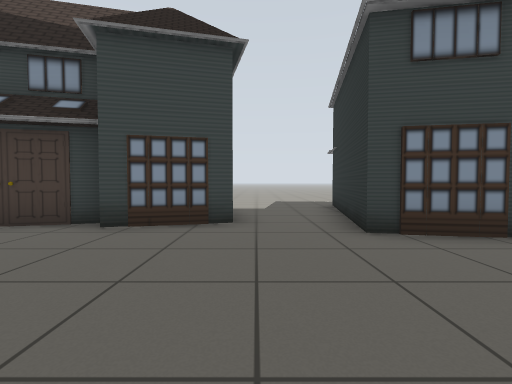
View 1 (above)

24 first-person views from a walk through a world built for the Gazebo simulator. The camera is 0.72 m above the floor, tilts 2° down and sees 85° across. Floor lines are 1 m apart. The floor is counted in squares, 1 m on a side. Each view is taken from the middle of a square. On the plan, view 1 faces up. The plan holds only what a view shows up to about 10 squares ahead; the rest is blank. The place goes on beyond the plan. Some stock models are drawn as simple stand-ins.

View 2
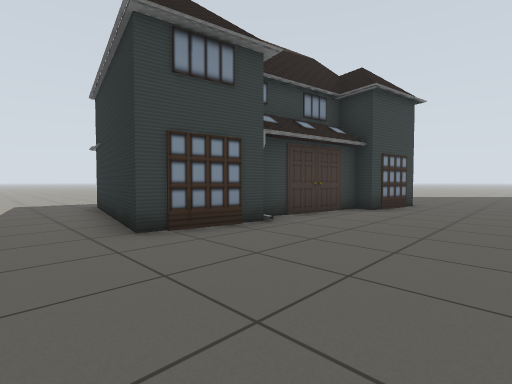

View 3
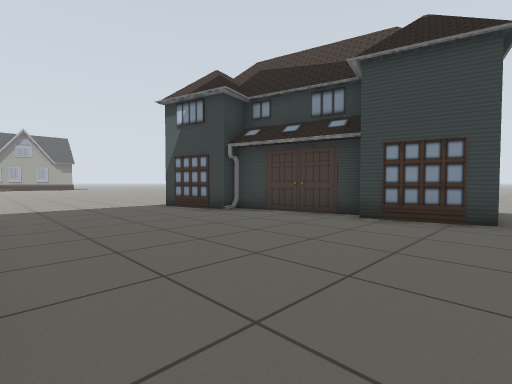

View 4
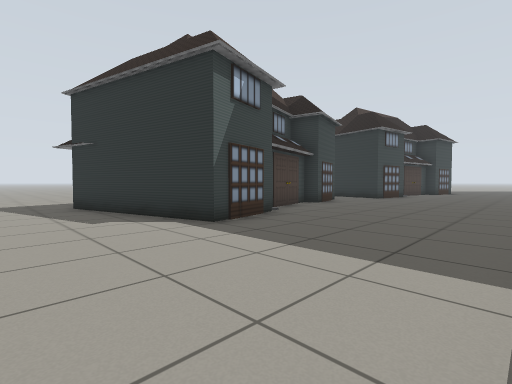

View 5
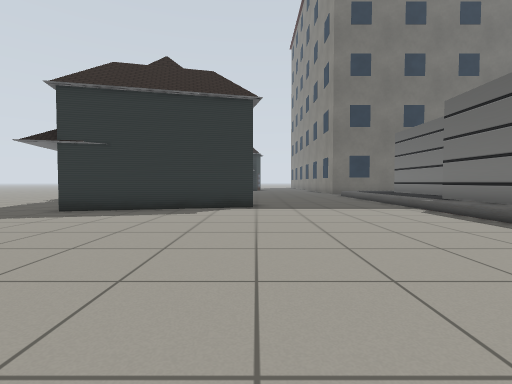

View 6
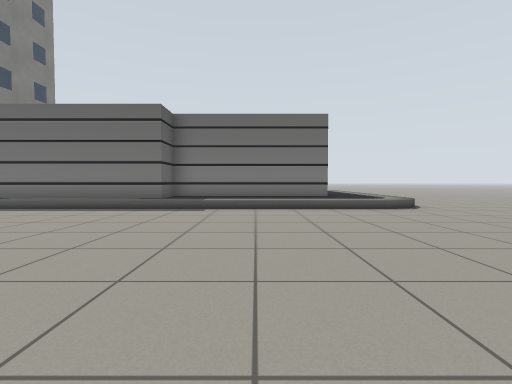

View 7
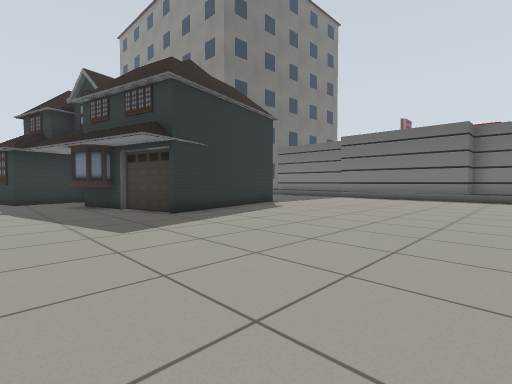

View 8
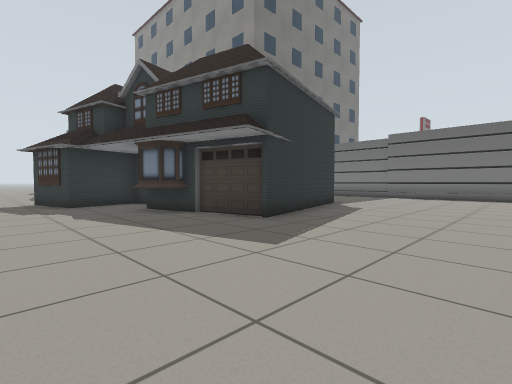

View 9
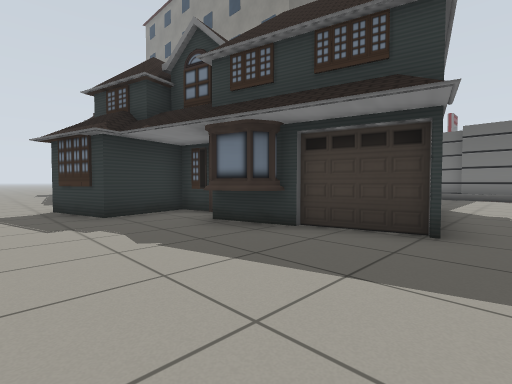

View 10
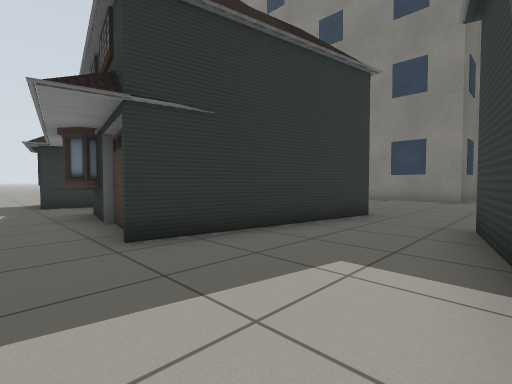

View 11
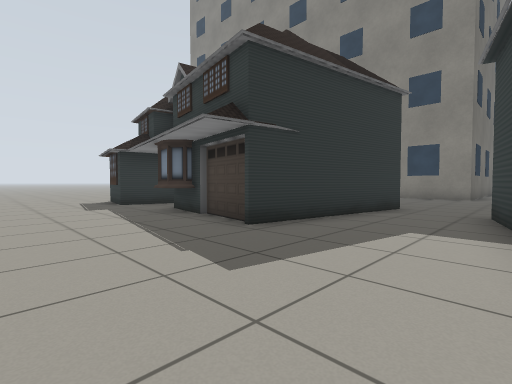

View 12
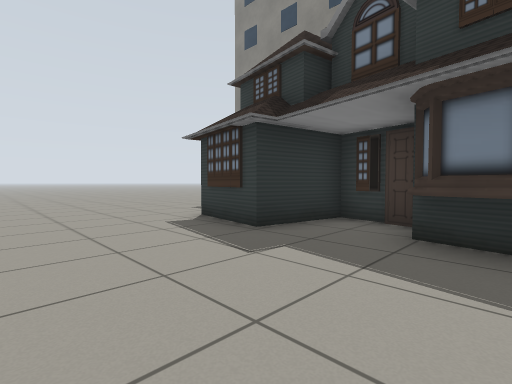

View 13
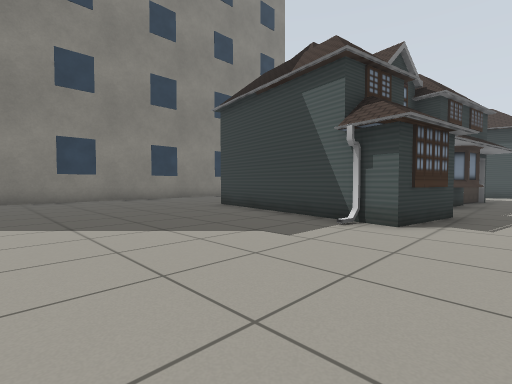

View 14
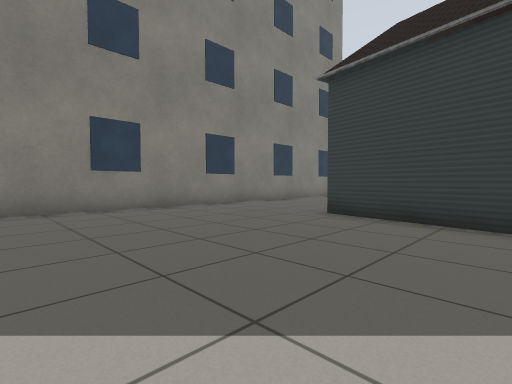

View 15
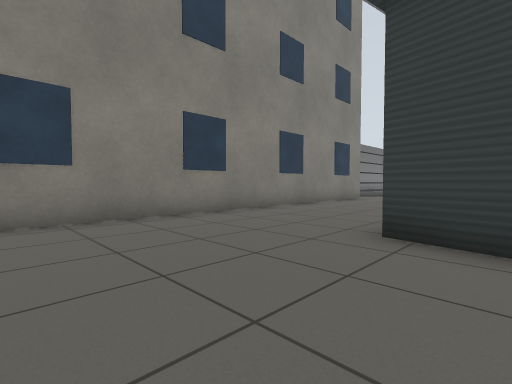

View 16
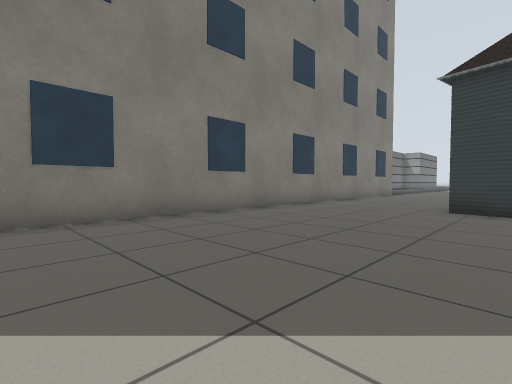

View 17
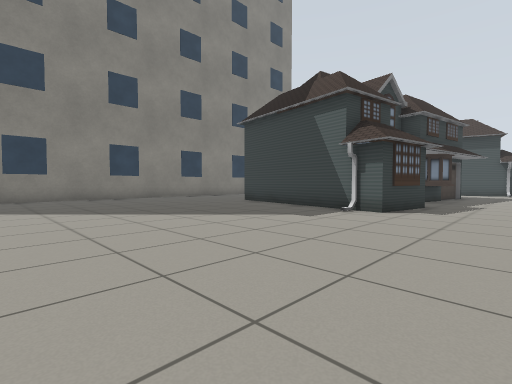

View 18
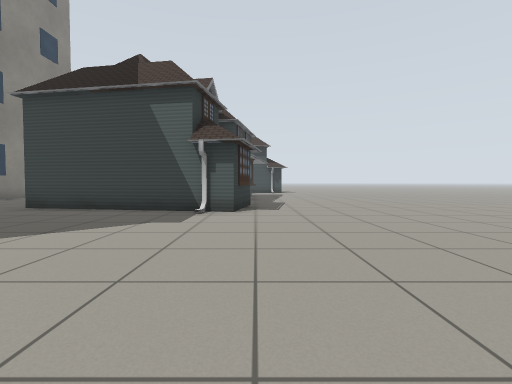

View 19
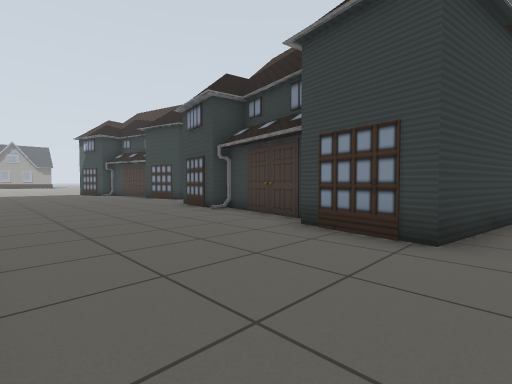

View 20
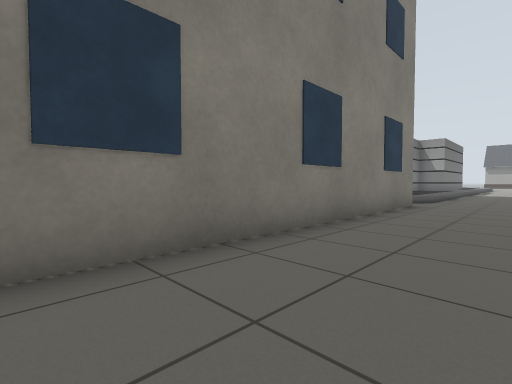

View 21
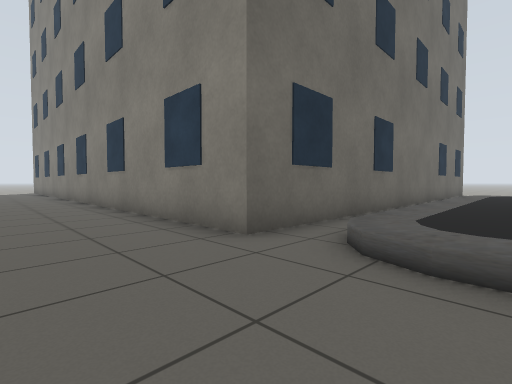

View 22
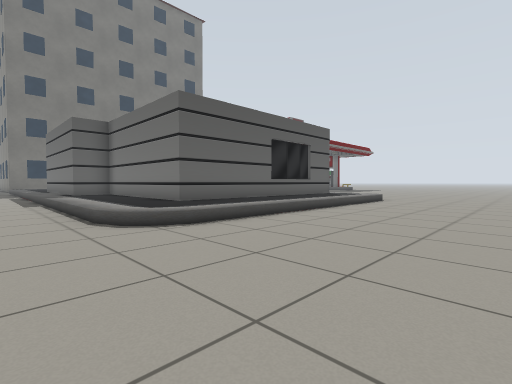

View 23
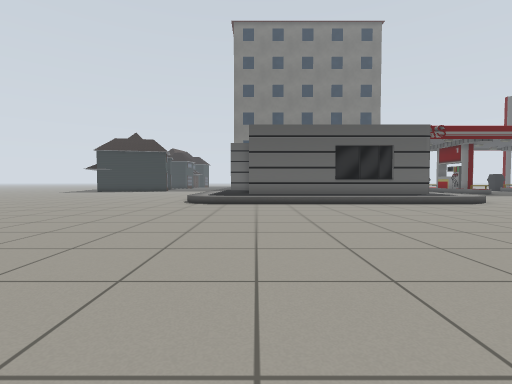

View 24
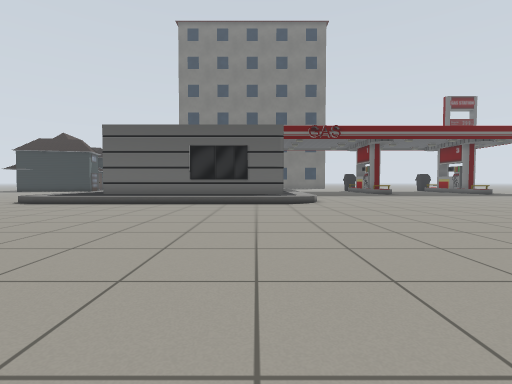

### Floor plan
Key: @ floor where view 1 was taken; # wall or solid block; . floor; = window, fence, low wall or low ledge; H house; B building.
Columns run from 30 left of view 1 to 17 right of it. Each row starts with its distance up from view 1.
 12                  ............................
 11                ............HH...................
 10                ..........HHHH...................
  9                ......HHHHHHHH....HHHHHHHH.......
  8                ......HHHHHHHH ..HHHHHHHHH.......
  7                ......HHHH  H.H..HHHHHHHHH.......
  6               ........    HHHH..H     HHH.......
  5              .........H HHHHHH..HHHHHHH.........
  4          .. ..........HHHHH.....HHHHHHHH........
  3        ...............H..............HHH........
  2       ..........................................
  1      ...........................................
  0     ..........................@.................
 -1    .............................................
 -2   ........=======######==   ==.BBBBBBBBBBBBBBBBB
 -3  ........===                ===B
 -4 .........==                  ==B
 -5  ........==                  ==B
 -6   .......==                  ==B
 -7    ......==                  ==B
 -8   .......==                  ==B
 -9  ........==                  ==B
-10 .........==                  ==B
-11  ........==                  ==B
-12   ........=                  =
-13    ........
-14     .......
-15      ......
-16       .....
-17        ....

Positions as (right, up) in squares from view 1, and headings:
1: (0, 0), facing up
2: (0, 0), facing up-right
3: (0, -1), facing up-left
4: (-11, -1), facing up-right
5: (-16, 3), facing right
6: (-16, 6), facing down
7: (-15, 11), facing down-right
8: (-13, 12), facing down-right
9: (-10, 12), facing down-right
10: (-1, 10), facing down-right
11: (-1, 12), facing down-right
12: (5, 12), facing down-right
13: (15, 10), facing down-left
14: (15, 6), facing down-left
15: (13, 4), facing down-left
16: (17, 4), facing down-left
17: (17, 11), facing down-left
18: (17, 9), facing left
19: (10, -1), facing up-left
20: (10, 1), facing down-left
21: (-2, 1), facing down-right
22: (-25, 0), facing down-right
23: (-30, -4), facing right
24: (-30, -10), facing right
